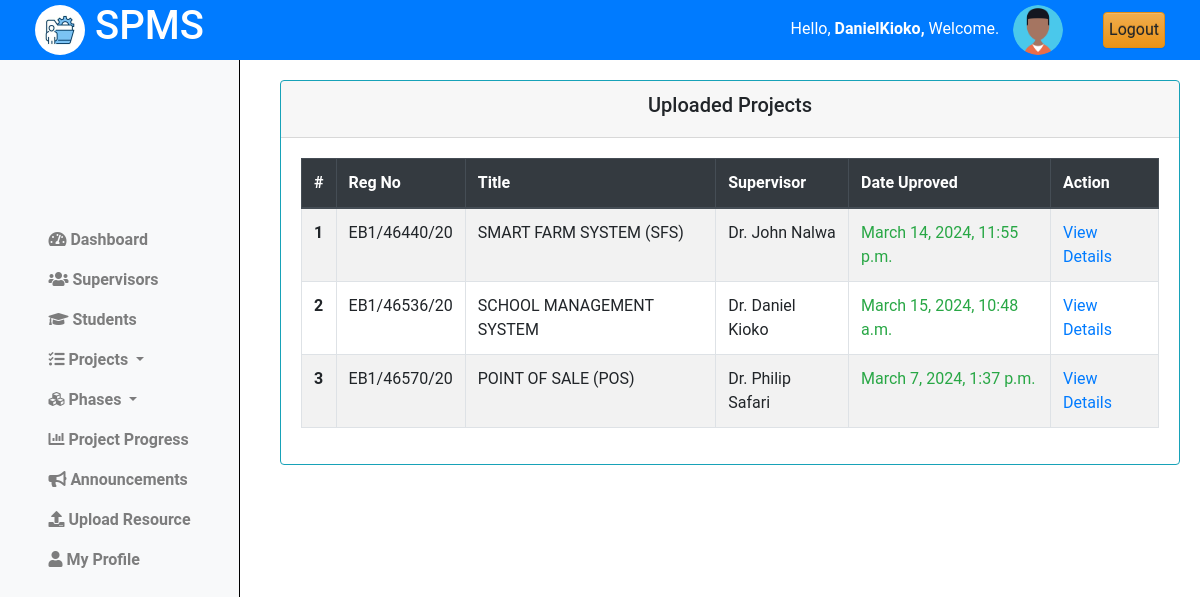
The app's page /projects/approved/ (signed in) with its own data.
### projectsApp/models.py (models this page shows, shortened)
class Coordinator(AbstractUser):
    pass

class Projects(models.Model):
    student = models.ForeignKey(Student, on_delete=models.CASCADE)
    title = models.CharField(max_length=255)
    description = models.TextField()
    objectives = models.TextField()
    lecturer = models.ForeignKey(Lecturer, on_delete=models.SET_NULL, null=True, blank=True)
    status = models.CharField(max_length=50, choices=[
        ('pending', 'Pending'),
        ('approved', 'Approved'),
        ('rejected', 'Rejected')
    ], default='pending')
    created_at = models.DateTimeField(auto_now_add=True)
    updated_at = models.DateTimeField(auto_now=True)

class Student(models.Model):
    regno = models.CharField(max_length=255, unique=True)
    email = models.EmailField(max_length=255, unique=True)
    name = models.CharField(max_length=255)
    phone_number = models.IntegerField(null=True, blank=True)
    intake_year = models.PositiveSmallIntegerField(default=2024)
    password = models.CharField(max_length=128, null=False, blank=False)
    user_id = models.AutoField(primary_key=True)
    last_login = models.DateTimeField(blank=True, null=True)
    USERNAME_FIELD = 'email'
    REQUIRED_FIELDS = ['regno', 'name', 'phone_number']
    class Meta:
        db_table = "students"

class Lecturer(models.Model):
    email = models.EmailField(max_length=255, unique=True, blank=False)
    name = models.CharField(max_length=255)
    phone = models.IntegerField(null=True, blank=True)
    password = models.CharField(max_length=128, null=False, blank=False)
    user_id = models.AutoField(primary_key=True)
    last_login = models.DateTimeField(blank=True, null=True)
    USERNAME_FIELD = 'email'
    REQUIRED_FIELDS = ['name', 'phone']
    class Meta:
        db_table = "Lecturers"

### projectsApp/AccessControl.py (the view)
    @login_required
    def wrapper(request, *args, **kwargs):
        if not isinstance(request.user, Coordinator):
            return redirect('cordinator_login')
        return function(request, *args, **kwargs)

### projectsApp/AccessControl.py (called while the page is built)
def coordinator_required(function):
    @login_required
    def wrapper(request, *args, **kwargs):
        if not isinstance(request.user, Coordinator):
            return redirect('cordinator_login')
        return function(request, *args, **kwargs)
    return wrapper

### projectsApp/views.py (called while the page is built)
@coordinator_required
def approved_titles(request):
    projects = Projects.objects.filter(status="Approved").order_by('-created_at')
    for i,project in enumerate(projects):
        project.index = i+1
        student = project.student
        project.reg_number = student.regno
    context = {
        'projects':projects,
        }
    return render(request, 'cordinator/approved_titles.html', context)

### projectsApp/templates/cordinator/approved_titles.html
{% extends 'base_cord.html' %}
{% load static %}
{% block content %}
{% include 'column1_cord.html' %}
<div class="content">
    <div class="container-fluid">
        <div class="row">
            <div class="card border-info">
                <div class="card-header text-center">
                    <h5>Uploaded Projects</h5>
                </div>
                <div class="card-body">
                    <table class="table table-bordered table-hover  table-striped border-info">
                        <thead class="thead-dark">
                            <tr>
                                <th scope="col">#</th>
                                <th scope="col">Reg No</th>
                                <th scope="col">Title</th>
                                <th scope="col">Supervisor</th>
                                <th scope="col">Date Uproved</th>
                                <th scope="col">Action</th>
                            </tr>
                        </thead>
                        <tbody>
                            {% if projects.exists %}
                                {% for project in projects %}
                                    <tr>
                                        <th scope="row">{{project.index}}</th>
                                        <td>{{project.reg_number|upper}}</td>
                                        <td>{{project.title|upper}}</td>
                                        <td>{{project.lecturer.name|title}}</td>
                                        <td class="text-success">{{project.updated_at}}</td>
                                        <td><a href="{% url "view_project_details" project.id %}"> View Details </a></td>
                                    </tr>
                                {% endfor %}
                            {% else %}
                                <tr>
                                    <td colspan="6" class="text-center text-danger">No approved projects found.</td>
                                </tr>
                            {% endif %}
                        </tbody>
                    </table>
                </div>
            </div>
        </div>
    </div>
</div>
<link rel="stylesheet" href="{% static 'css/mystudents.css' %}">
{% endblock %}

### projectsApp/templates/base_cord.html (shortened to what this page needs)
{% load static %}
<!doctype html>
<html class="no-js h-100" lang="en">
  <head>
    <link href="https://use.fontawesome.com/releases/v5.0.6/css/all.css" rel="stylesheet">
    <link href="https://stackpath.bootstrapcdn.com/bootstrap/4.5.2/css/bootstrap.min.css" rel="stylesheet">
    <link rel="stylesheet" href="https://cdn.jsdelivr.net/npm/bootstrap@3.3.7/dist/css/bootstrap-theme.min.css">
</head>
<body>
    <header>
        <div class="container-fluid">
            <div class="row align-items-center">
                <div class="col-md-3">
                    <div class="left">
                        <img src="{% static 'images/logo.jpg' %}" alt="Logo" class="logo">
                        <h1>SPMS</h1>
                    </div>
                </div>
                <div class="col-md-9 d-flex justify-content-end">
                    <div class="row align-items-center">
                        <div class="col-auto">
                            <span class="username mb-3" style="padding:10px;">
                                Hello,
                                <strong>
                                    {% if request.user.is_authenticated %}
                                        {% if request.user.is_staff %}
                                            {{ request.user.username }},
                                        {% else %}
                                            {{ request.user.name }},
                                        {% endif %}
                                    {% else %}
                                        Guest,
                                    {% endif %}
                                </strong>
                                Welcome.
                            </span>
                            <img src="{% static 'images/profile.png'%}" alt="Profile Picture" class="profile-pic">
                        </div>
                        <div class="col-auto">
                            <a href="{% url 'logout' %}" class="btn btn-warning" style="padding:5px;">Logout</a>
                        </div>
                    </div>
                </div>
            </div>
        </div>
    </header>
    {% block content %}
    {% endblock %}
</body>
</html>

### projectsApp/static/css/mystudents.css (style rules this page uses)
.content { margin-left: 250px; padding: 20px; margin-top: 60px; }
.card { width: 100%; margin-left: 10px; }

### projectsApp/templates/base_cord.html (style rules this page uses)
body { font-family: 'Roboto', sans-serif; margin: 0; padding: 0; }
header { background-color: #007BFF; color: white; display: flex; justify-content: space-between; align-items: center; text-align: center; padding: 10px 20px; z-index: 20; position: fixed; top: 0; left: 0; width: 100%; height: 60px; }
header .left { display: flex; align-items: center; }
header .logo { width: 50px; height: 50px; margin-right: 10px; border-radius: 50%; }
header .profile-pic { width: 50px; height: 50px; border-radius: 50%; margin-right: 10px; }

### records on screen
Coordinator: user.username "DanielKioko"
Projects: index "1", reg_number "EB1/46440/20", title "SMART FARM SYSTEM (SFS)", lecturer.name "Dr. John Nalwa", updated_at "March 14, 2024, 11:55 p.m."
Projects: index "2", reg_number "EB1/46536/20", title "SCHOOL MANAGEMENT SYSTEM", lecturer.name "Dr. Daniel Kioko", updated_at "March 15, 2024, 10:48 a.m."
Projects: index "3", reg_number "EB1/46570/20", title "POINT OF SALE (POS)", lecturer.name "Dr. Philip Safari", updated_at "March 7, 2024, 1:37 p.m."
